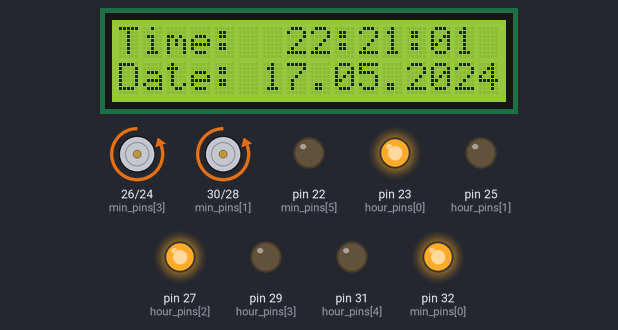
Recording of a sketch running on a simulated Arduino Mega 2560, built with avr-gcc and run on an emulated ATmega2560. Parts: 16×2 character LCD, motor-driver pin pairs drawn as motors (green arrow = first pin HIGH = forward, orange = second pin HIGH = backward, longer = more drive), output pins drawn as LEDs (lit = HIGH). The local clock reads 2024-03-15 10:24:30 at power-on unless the sketch sets it; what the sketch prints to the serial monitor is not drawn.

Above: at 1.1 s.
At 5.2 s:
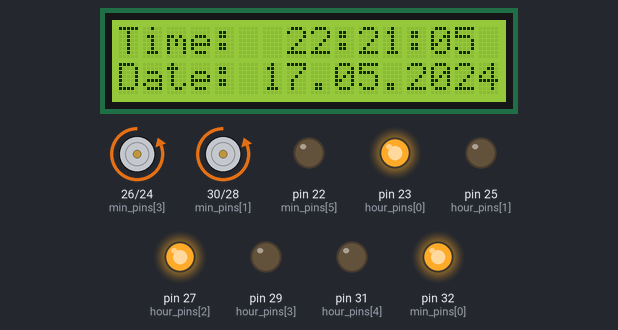
At 10.2 s:
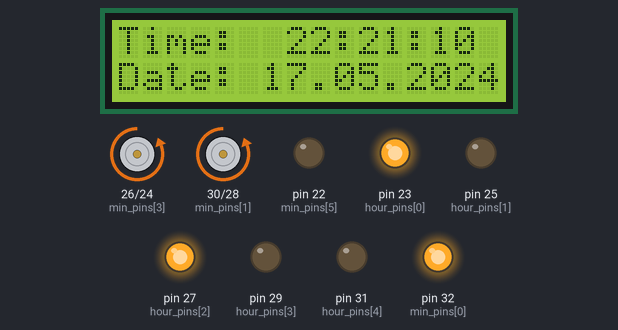
At 19.3 s:
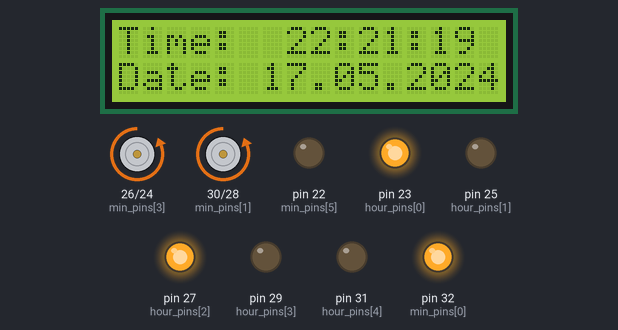
At 28.4 s:
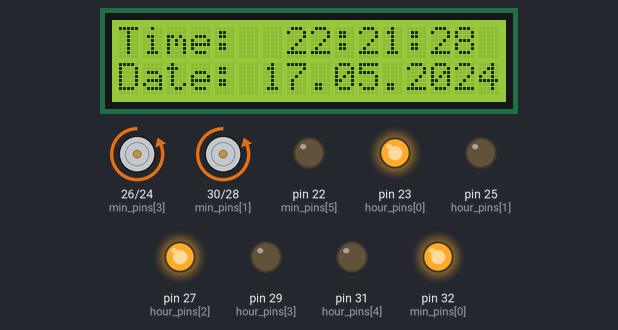
At 38.5 s:
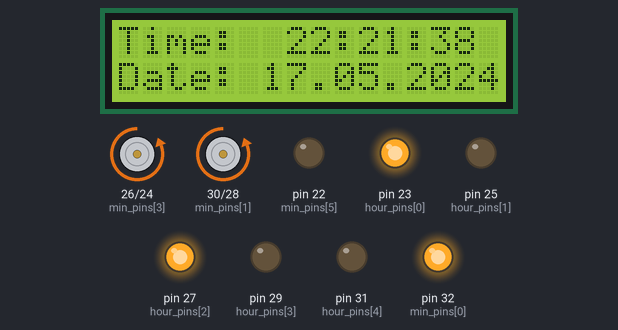
Timing chart, 0 to 40.0 s (numbered marks = the images above):
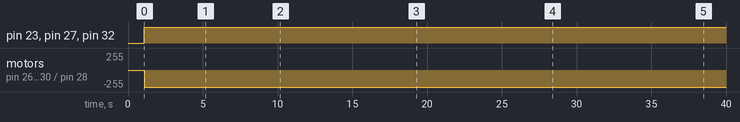

Measured:
- by itself, pin 23 (hour_pins[0]), pin 27 (hour_pins[2]), pin 32 (min_pins[0]): LOW → HIGH at 1.1 s
- by itself, motor on pin 26 (min_pins[3]) / pin 24 (min_pins[4]), motor on pin 30 (min_pins[1]) / pin 28 (min_pins[2]): stopped → backward 255/255 at 1.1 s
- what the display in image 0 shows lasts 1.0 s, from 1.1 s to 2.1 s

The sketch:

binary_clock_with_lcd.ino
```cpp
#include <LiquidCrystal.h>
#include <DS3231.h>
#include <Wire.h>

// Init the DS3231 using the hardware interface
DS3231 rtc(SDA, SCL);

// initialize the library by associating any needed LCD interface pin
// with the arduino pin number it is connected to
const int rs = 12, en = 11, d4 = 5, d5 = 4, d6 = 3, d7 = 2;
LiquidCrystal lcd(rs, en, d4, d5, d6, d7);
#include <Arduino.h>
// pins in order of most to least significant bit
const int min_pins[] = {32, 30, 28, 26, 24, 22}; // Change these pin numbers according to your setup
const int hour_pins[] = {23, 25, 27, 29, 31};    // Change these pin numbers according to your setup

void parseTimeString(const String &timeString, int &hour, int &minute);
void setup()
{
    // Start the serial port
    Serial.begin(57600);

    // Initialize minute pins as OUTPUT
    for (int i = 0; i < 6; i++)
    {
        pinMode(min_pins[i], OUTPUT);
    }

    // Initialize hour pins as OUTPUT
    for (int i = 0; i < 5; i++)
    {
        pinMode(hour_pins[i], OUTPUT);
    }

    // Start the I2C interface
    Wire.begin();
    rtc.begin();

    // The following lines can be uncommented to set the date and time
    rtc.setDOW(FRIDAY);       // Set Day-of-Week to FRIDAY
    rtc.setTime(22, 21, 0);   // Set the time to 22:21:00 (24hr format)
    rtc.setDate(17, 5, 2024); // Set the date to May 17th, 2024

    // Initialize the LCD
    lcd.begin(16, 2);

    // Delay for initial setup
    delay(1000);
}

void loop()
{

    String timeString = rtc.getTimeStr();
    Serial.println(timeString);

    int hour = 0;
    int minute = 0;

    // Parse the hour and minute from the time string
    parseTimeString(timeString, hour, minute);
    displayBinary(hour,hour_pins);
    displayBinary(minute, min_pins);

    lcd.setCursor(0, 0);
    lcd.print("Time:  ");
    lcd.print(rtc.getTimeStr());

    lcd.setCursor(0, 1);
    lcd.print("Date: ");
    lcd.print(rtc.getDateStr());
    // count hours 0 - 23

    delay(1000);
}

// Function to display a number in binary on the LEDs
void displayBinary(int num, const int *pins)
{
    for (int i = 0; i < 6; i++)
    {
        // Turn the LED on if the corresponding bit is 1, otherwise turn it off
        digitalWrite(pins[i], !bitRead(num, 5 - i));
    }
}

// Function to parse time string and update hour and minute variables
void parseTimeString(const String &timeString, int &hour, int &minute)
{
    // Extract hour and minute from the string
    hour = timeString.substring(0, 2).toInt();
    minute = timeString.substring(3, 5).toInt();
}
```
